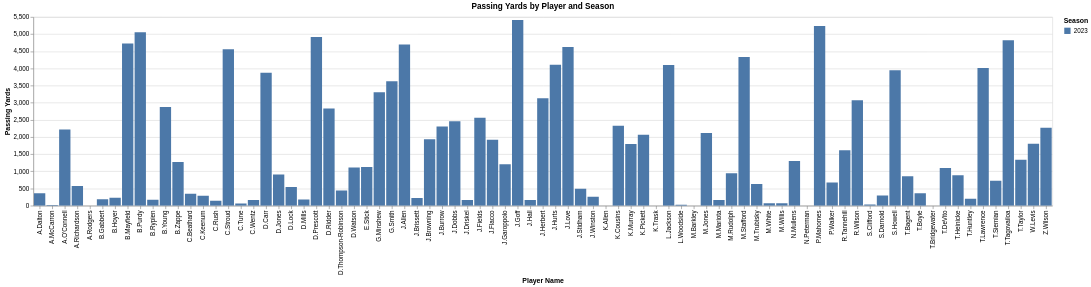

Notebook code cell kept with this figure:
### Code cell
season_filter = alt.param(
    name = 'selected_season',
    value = 2023,
    bind = alt.binding_select(
        options = season_list,
        name = 'Season'
    )
)

bar_chart_passing_yards = (alt.Chart(qb_season_agg).mark_bar().encode(
    x=alt.X('player_name:N', title='Player Name'),
    y=alt.Y('passing_yards:Q', title='Passing Yards'),
    color=alt.Color('season:N', title='Season'),
    tooltip=['player_name', 
             'season', 
             'passing_yards', 
             'passing_tds', 
             'passing_interceptions', 
             'completion_percentage', 
             'passing_yards_per_game']
).add_params(season_filter)
.transform_filter(alt.datum.season == season_filter)
).properties(
    title='Passing Yards by Player and Season'
).interactive()

bar_chart_passing_yards
